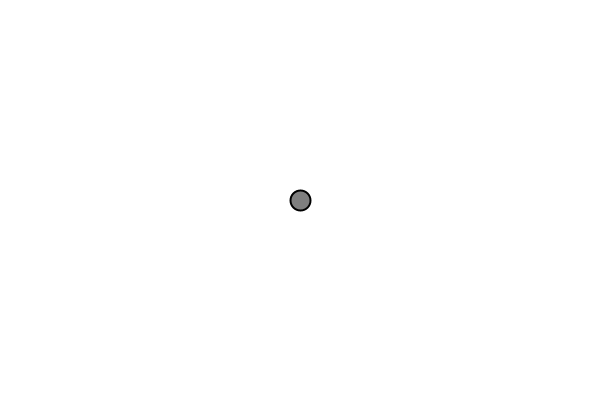
Frame 1 (no input)
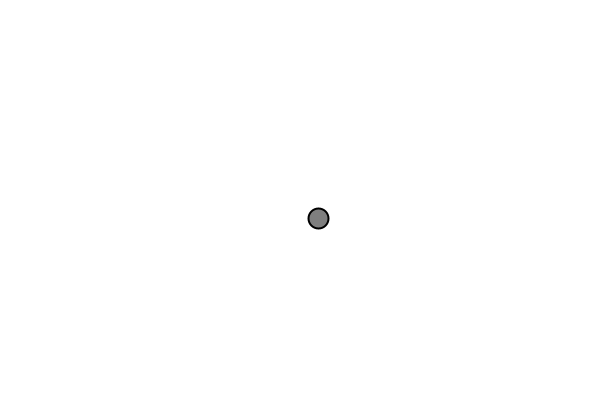
Frame 60 (the mouse pressed at the canvas centre just before this capture)
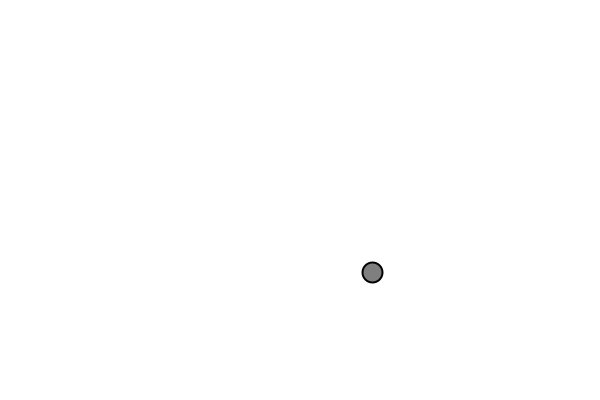
Frame 120 (the mouse held since frame 60 and released just before this capture)

The Processing sketch that drew these frames (run headless with seeded random() and noise(); from frame 60 on, the mouse is pressed at the canvas centre):

// Processing sketch: Es_3_1
// ── Es_3_1.pde
Particle p;
//creo le forze da poi applicare alla particella
PVector gravity = new PVector(0, 0.01);
PVector wind = new PVector(0.01, 0);

void setup() {
   size(600,400);
   p = new Particle( new PVector( width/2, height/2), 1, 20);
}

void draw() {
  background(255);
  //qua va inserita la forza attraverso il metodo applyForce()
  p.applyForce(gravity);
  p.applyForce(wind);
  
  p.Update();
  p.CheckBorders();
  p.Display();
  
}
// ── Particle.pde
class Particle {
 
  PVector position;
  PVector velocity = new PVector(0.0, 0.0);
  PVector acceleration = new PVector(0.0, 0.0);
  float diameter;
  float mass;
  
  Particle (PVector position, float mass, float diameter) {
   this.position = position;
   this.mass = mass;
   this.diameter = diameter;
    
  }
  
  void Update() {
    velocity.add(acceleration);
    position.add(velocity); 
    acceleration.mult(0);
  }
  
  void CheckBorders() {
    if (position.x > width) {
      position.x = width;
      velocity.x *= -1;
    } else if (position.x < 0) {
      velocity.x *= -1;
      position.x = 0;
    }

    if (position.y > height) {
      velocity.y *= -1;
      position.y = height;
    }
  }
  
  void applyForce(PVector force) {
   PVector a = PVector.div(force,mass);
   acceleration.add( a );
  }
  
  void Display() {
    stroke(0);
    strokeWeight(2);
    fill(127);
    ellipse(position.x,position.y,diameter,diameter);
    
  }
  
}
